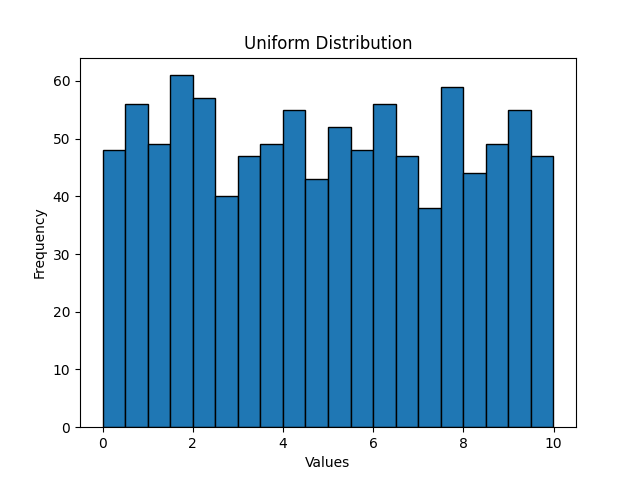

Write Python code to recreate this figure.
import numpy as np
import matplotlib.pyplot as plt

# Define the range for the uniform distribution
low = 0  # Lower bound
high = 10  # Upper bound

# Generate random values from the uniform distribution
num_values = 1000
uniform_values = np.random.uniform(low,high,num_values)

# Plot the histogram of the uniform distribution
plt.hist(uniform_values,bins = 20, edgecolor='black')
plt.xlabel("Values")
plt.ylabel("Frequency")
plt.title("Uniform Distribution")
plt.show()
